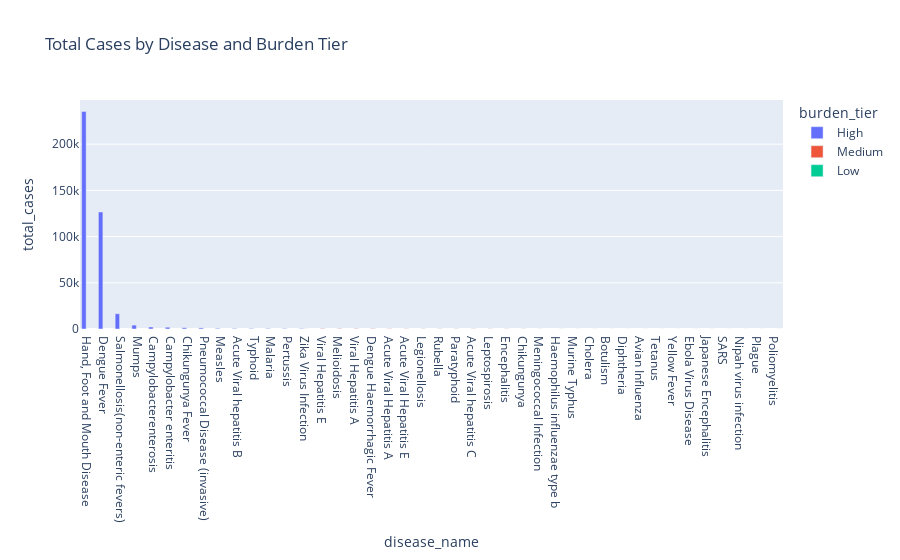
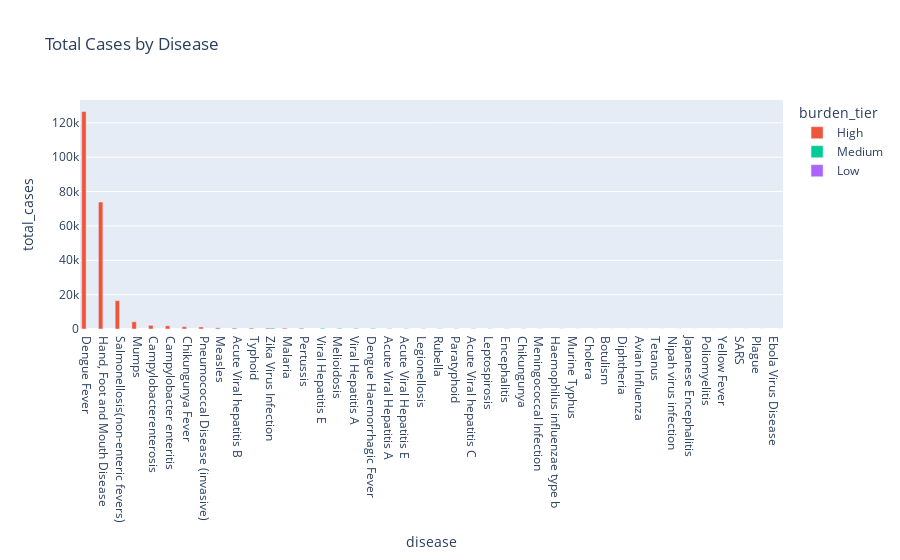

Source (notebook cell) for these figures, in order:
### Code cell
grouped_ai_values = (
    df_ai_cleaned
    .group_by(["disease_name", "burden_tier"])
    .agg(pl.sum("case_count").alias("total_cases"))
    .sort("total_cases", descending=True)
)

grouped_orig_values = (
    df_cleaned
    .group_by("disease", "burden_tier")
    .agg(pl.sum("no._of_cases").alias("total_cases"))
    .sort("total_cases", descending=True)
)

hover_bar_chart(grouped_ai_values, "disease_name", "total_cases", {"total_cases": True, "disease_name": True, "burden_tier": True}, "Total Cases by Disease and Burden Tier", "burden_tier")
hover_bar_chart(grouped_orig_values, "disease", "total_cases", {"total_cases": True, "disease": True, "burden_tier": True}, "Total Cases by Disease", "burden_tier")

### Figure 1 — Plotly figure (JSON) as saved in the notebook; plotly's stock layout.template omitted (floating-point values rounded to 4 significant figures)
{"data": [{"alignmentgroup": "True", "customdata": [["High"], ["High"], ["High"], ["High"], ["High"], ["High"], ["High"], ["High"], ["High"], ["High"], ["High"], ["High"], ["High"], ["High"]], "hovertemplate": "burden_tier=%{customdata[0]}<br>disease_name=%{x}<br>total_cases=%{y}<extra></extra>", "legendgroup": "High", "marker": {"color": "#636efa", "pattern": {"shape": ""}}, "name": "High", "offsetgroup": "High", "orientation": "v", "showlegend": true, "textposition": "auto", "type": "bar", "x": ["Hand, Foot and Mouth Disease", "Dengue Fever", "Salmonellosis(non-enteric fevers)", "Mumps", "Campylobacterenterosis", "Campylobacter enteritis", "Chikungunya Fever", "Pneumococcal Disease (invasive)", "Measles", "Acute Viral hepatitis B", "Typhoid", "Malaria", "Pertussis", "Zika Virus Infection"], "xaxis": "x", "y": [235409, 126642, 16497, 4213, 2138, 1914, 1348, 1203, 673, 547, 537, 515, 457, 454], "yaxis": "y"}, {"alignmentgroup": "True", "customdata": [["Medium"], ["Medium"], ["Medium"], ["Medium"], ["Medium"], ["Medium"], ["Medium"], ["Medium"], ["Medium"], ["Medium"], ["Medium"], ["Medium"], ["Medium"], ["Medium"], ["Medium"]], "hovertemplate": "burden_tier=%{customdata[0]}<br>disease_name=%{x}<br>total_cases=%{y}<extra></extra>", "legendgroup": "Medium", "marker": {"color": "#EF553B", "pattern": {"shape": ""}}, "name": "Medium", "offsetgroup": "Medium", "orientation": "v", "showlegend": true, "textposition": "auto", "type": "bar", "x": ["Viral Hepatitis E", "Melioidosis", "Viral Hepatitis A", "Dengue Haemorrhagic Fever", "Acute Viral Hepatitis A", "Acute Viral Hepatitis E", "Legionellosis", "Rubella", "Paratyphoid", "Acute Viral hepatitis C", "Leptospirosis", "Encephalitis", "Chikungunya", "Zika Virus Infection", "Meningococcal Infection"], "xaxis": "x", "y": [409, 385, 377, 366, 248, 216, 205, 199, 198, 183, 162, 161, 114, 81, 64], "yaxis": "y"}, {"alignmentgroup": "True", "customdata": [["Low"], ["Low"], ["Low"], ["Low"], ["Low"], ["Low"], ["Low"], ["Low"], ["Low"], ["Low"], ["Low"], ["Low"], ["Low"], ["Low"]], "hovertemplate": "burden_tier=%{customdata[0]}<br>disease_name=%{x}<br>total_cases=%{y}<extra></extra>", "legendgroup": "Low", "marker": {"color": "#00cc96", "pattern": {"shape": ""}}, "name": "Low", "offsetgroup": "Low", "orientation": "v", "showlegend": true, "textposition": "auto", "type": "bar", "x": ["Haemophilus influenzae type b", "Murine Typhus", "Cholera", "Botulism", "Diphtheria", "Avian Influenza", "Tetanus", "Yellow Fever", "Ebola Virus Disease", "Japanese Encephalitis", "SARS", "Nipah virus infection", "Plague", "Poliomyelitis"], "xaxis": "x", "y": [53, 37, 19, 3, 2, 1, 1, 0, 0, 0, 0, 0, 0, 0], "yaxis": "y"}], "layout": {"legend": {"title": {"text": "burden_tier"}, "tracegroupgap": 0}, "title": {"text": "Total Cases by Disease and Burden Tier"}, "xaxis": {"anchor": "y", "domain": [0, 1], "title": {"text": "disease_name"}}, "yaxis": {"anchor": "x", "domain": [0, 1], "title": {"text": "total_cases"}}}}

### Figure 2 — Plotly figure (JSON) as saved in the notebook; plotly's stock layout.template omitted (floating-point values rounded to 4 significant figures)
{"data": [{"alignmentgroup": "True", "customdata": [["High"], ["High"], ["High"], ["High"], ["High"], ["High"], ["High"], ["High"], ["High"], ["High"], ["High"], ["High"], ["High"], ["High"]], "hovertemplate": "burden_tier=%{customdata[0]}<br>disease=%{x}<br>total_cases=%{y}<extra></extra>", "legendgroup": "High", "marker": {"color": "#EF553B", "pattern": {"shape": ""}}, "name": "High", "offsetgroup": "High", "orientation": "v", "showlegend": true, "textposition": "auto", "type": "bar", "x": ["Dengue Fever", "Hand, Foot and Mouth Disease", "Salmonellosis(non-enteric fevers)", "Mumps", "Campylobacterenterosis", "Campylobacter enteritis", "Chikungunya Fever", "Pneumococcal Disease (invasive)", "Measles", "Acute Viral hepatitis B", "Typhoid", "Zika Virus Infection", "Malaria", "Pertussis"], "xaxis": "x", "y": [126642, 73927, 16497, 4213, 2138, 1914, 1348, 1203, 673, 547, 537, 535, 515, 457], "yaxis": "y"}, {"alignmentgroup": "True", "customdata": [["Medium"], ["Medium"], ["Medium"], ["Medium"], ["Medium"], ["Medium"], ["Medium"], ["Medium"], ["Medium"], ["Medium"], ["Medium"], ["Medium"], ["Medium"], ["Medium"], ["Medium"]], "hovertemplate": "burden_tier=%{customdata[0]}<br>disease=%{x}<br>total_cases=%{y}<extra></extra>", "legendgroup": "Medium", "marker": {"color": "#00cc96", "pattern": {"shape": ""}}, "name": "Medium", "offsetgroup": "Medium", "orientation": "v", "showlegend": true, "textposition": "auto", "type": "bar", "x": ["Zika Virus Infection", "Viral Hepatitis E", "Melioidosis", "Viral Hepatitis A", "Dengue Haemorrhagic Fever", "Acute Viral Hepatitis A", "Acute Viral Hepatitis E", "Legionellosis", "Rubella", "Paratyphoid", "Acute Viral hepatitis C", "Leptospirosis", "Encephalitis", "Chikungunya", "Meningococcal Infection"], "xaxis": "x", "y": [535, 409, 385, 377, 366, 248, 216, 205, 199, 198, 183, 162, 161, 114, 64], "yaxis": "y"}, {"alignmentgroup": "True", "customdata": [["Low"], ["Low"], ["Low"], ["Low"], ["Low"], ["Low"], ["Low"], ["Low"], ["Low"], ["Low"], ["Low"], ["Low"], ["Low"], ["Low"]], "hovertemplate": "burden_tier=%{customdata[0]}<br>disease=%{x}<br>total_cases=%{y}<extra></extra>", "legendgroup": "Low", "marker": {"color": "#ab63fa", "pattern": {"shape": ""}}, "name": "Low", "offsetgroup": "Low", "orientation": "v", "showlegend": true, "textposition": "auto", "type": "bar", "x": ["Haemophilus influenzae type b", "Murine Typhus", "Cholera", "Botulism", "Diphtheria", "Avian Influenza", "Tetanus", "Nipah virus infection", "Japanese Encephalitis", "Poliomyelitis", "Yellow Fever", "SARS", "Plague", "Ebola Virus Disease"], "xaxis": "x", "y": [53, 37, 19, 3, 2, 1, 1, 0, 0, 0, 0, 0, 0, 0], "yaxis": "y"}], "layout": {"legend": {"title": {"text": "burden_tier"}, "tracegroupgap": 0}, "title": {"text": "Total Cases by Disease"}, "xaxis": {"anchor": "y", "domain": [0, 1], "title": {"text": "disease"}}, "yaxis": {"anchor": "x", "domain": [0, 1], "title": {"text": "total_cases"}}}}
